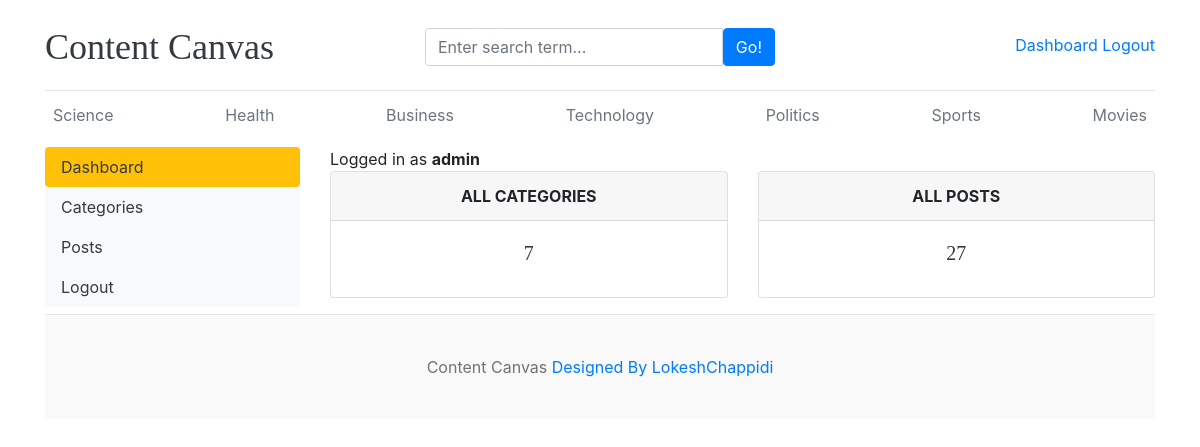
The page /dashboard/ (signed in) on the database its author committed.
### blog/models.py (models this page shows, shortened)
class Category(models.Model):
    category_name=models.CharField(max_length=50,unique=True)
    created_at=models.DateTimeField(auto_now_add=True)
    updated_at=models.DateTimeField(auto_now_add=True)
    class Meta:
        verbose_name_plural='categories'

### dashboards/views.py (the view)
# urls.py: path('dashboard/',include('dashboards.urls')),
@login_required(login_url='login')
def dashboard(request):
    category_count=Category.objects.all().count()
    blogs_count=Blog.objects.all().count()
    context={
        'category_count':category_count,
        'blogs_count':blogs_count,
    }
    return render(request,'dashboard/dashboard.html',context)

### blog/context_processors.py (called while the page is built)
def get_categories(request):
    categories=Category.objects.all()
    return dict(categories=categories)

def get_social_links(request):
    social_links=SocialLink.objects.all()
    return dict(social_links=social_links)

### templates/dashboard/dashboard.html
{% extends 'base.html' %}
{% block content %}
<div class="row">
{% include 'dashboard/sidebar.html' %}
<div class="col-md-9">
    <span>Logged in as <b>{{ user }}</b></span>
<div class="row">
<div class="col">
<div class="card border-default mb-3">
<div class="card-header text-center text-uppercase font-weight-bold">All Categories</div>
<div class="card-body text-dark">
<h5 class="card-title text-center">{{category_count}}</h5>
</div>
</div>
</div>
<div class="col">
<div class="card border-default mb-3">
<div class="card-header text-center text-uppercase font-weight-bold">All Posts</div>
<div class="card-body text-dark">
<h5 class="card-title text-center">{{blogs_count}}</h5>
</div>
</div>
</div>
</div>
</div>
</div>
{% endblock %}

### templates/base.html (shortened to what this page needs)
{% load static %}
<!DOCTYPE html>
<html lang="en">
<head>
    <link href="https://getbootstrap.com/docs/4.0/dist/css/bootstrap.min.css" rel="stylesheet">
    <link href="{% static "css/cc.css" %}" rel="stylesheet">
    <link rel="stylesheet" href="https://cdnjs.cloudflare.com/ajax/libs/font-awesome/4.7.0/css/font-awesome.min.css">
  </head>
<body>
    <div class="container">
      <header class="blog-header py-3">
        <div class="row flex-nowrap justify-content-between align-items-center">
          <div class="col-4 pt-1">
            <a class="blog-header-logo text-dark" href="/">Content Canvas</a>
          </div>
           <div class="col-4 pt-1">
            <form action="{% url 'search' %}" method="GET">
             <div class="input-group">
                    <input class="form-control" type="text" name="keyword" value="{{keyword}}" placeholder="Enter search term..." aria-label="Enter search term..." aria-describedby="button-search" />
                    <button type="submit" class="btn btn-primary" id="button-search" type="button">Go!</button>
              </div>
             </form>
            </div>
          <div class="col-4 d-flex justify-content-end align-items-center">
           {% if not user.is_authenticated %}
            <a class="btn btn-sm btn-warning" href="{% url 'login' %}">Login</a> &nbsp;
            <a class="btn btn-sm btn-outline-secondary" href="{% url 'register' %}">Register</a>
          </div>
           {% else %}
           <span><a href="{% url 'dashboard' %}">Dashboard</a><span>
           <span><a href="{% url 'logout' %}"> Logout</a></span>
           {% endif %}
        </div>
      </header>
      <div class="nav-scroller py-1 mb-2">
        <nav class="nav d-flex justify-content-between">
          {% for cat in categories %}
          <a class="p-2 text-muted" href="{% url 'posts_by_category' cat.id %}">{{cat.category_name}}</a>
          {% endfor %}
        </nav>
      </div>
{% block content %}
{% endblock  %}
<footer class="blog-footer">
    <p>Content Canvas  <a href="#">Designed By LokeshChappidi</a></p>
  </footer>
  </body>
  </html>

### contentcanvas/static/css/cc.css (style rules this page uses)
.blog-header { border-bottom: 1px solid #e5e5e5; }
.blog-header-logo { font-family: "Playfair Display", Georgia, "Times New Roman", serif; font-size: 2.25rem; }
h1, h2, h3, h4, h5, h6 { font-family: "Playfair Display", Georgia, "Times New Roman", serif; }
.blog-footer { padding: 2.5rem 0; color: #727272; text-align: center; background-color: #f9f9f9; border-top: .05rem solid #e5e5e5; }
.blog-footer p:last-child { margin-bottom: 0; }

### rows shown on the page
Category: category_name "Science"
Category: category_name "Health"
Category: category_name "Business"
Category: category_name "Technology"
Category: category_name "Politics"
Category: category_name "Sports"
Category: category_name "Movies"

### other values the page prints
{{ user }} "admin"
{{ category_count }} "7"
{{ blogs_count }} "27"
